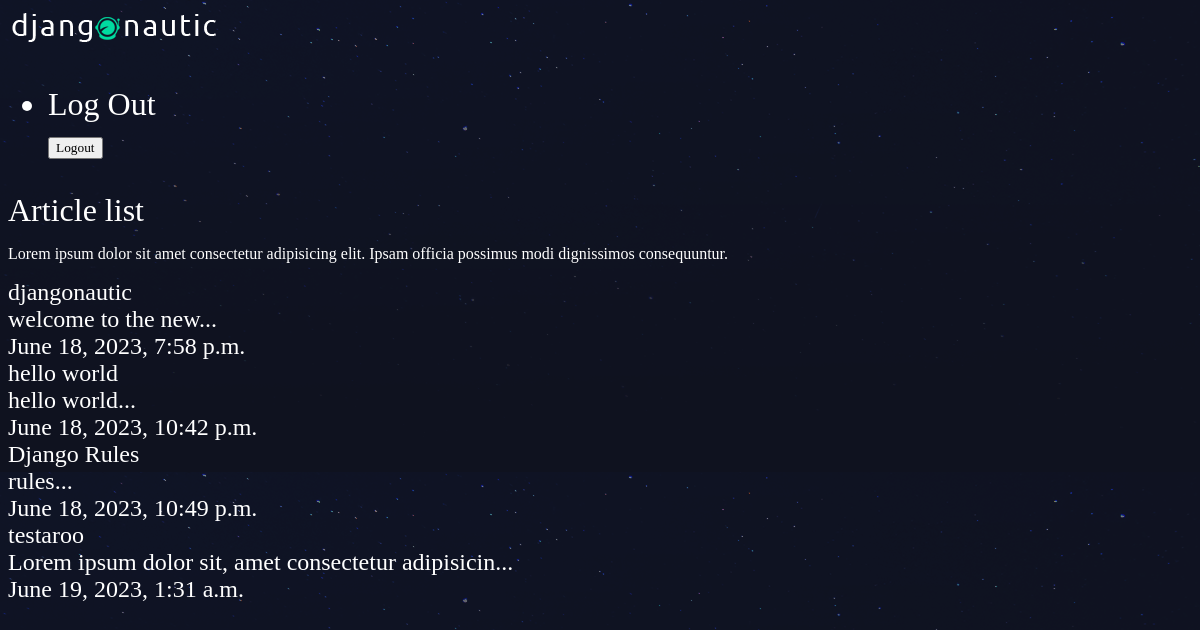
The page /articles/ on the database as committed earlier.
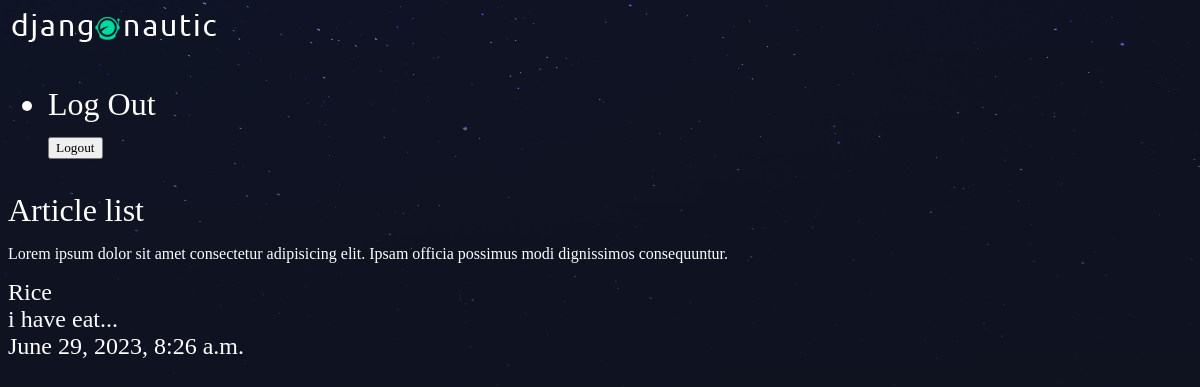
The same page on the database as committed later.
### articles/models.py (models this page shows, shortened)
class Article(models.Model):
    title = models.CharField(max_length=100)
    slug = models.SlugField()
    body = models.TextField()
    date = models.DateTimeField(auto_now_add=True)
    thumb = models.ImageField(default='default.png', blank=True)
    author = models.ForeignKey(User, on_delete=models.CASCADE, default=None)
    def snippet(self):
        return self.body[:50] + "..."

### articles/views.py (the view)
# urls.py: path('', views.article_list , name = "list"),
def article_list(request):
    articles = Article.objects.all().order_by('date')
    return render(request, 'articles/articles_list.html', {'articles': articles})

### articles/templates/articles/articles_list.html
{% extends 'base_layout.html' %}
{% block content %}
<body>
    <h1>Article list</h1>
    <p>Lorem ipsum dolor sit amet consectetur adipisicing elit. Ipsam officia possimus modi dignissimos consequuntur.
    </p>
    <div class="articles">
        {% for article in articles %}
        <div class="articles">
            <h2>
                <a href="{% url 'articles:detail'  slug=article.slug %}">{{ article.title }}</a>
            </h2>
            <h2>{{ article.snippet }}</h2>
            <h2>{{ article.date }}</h2>
        </div>
        {% endfor %}
    </div>
    {% endblock %}

### templates/base_layout.html (shortened to what this page needs)
{% load static %}
<!DOCTYPE html>
<html lang="en">
<head>
    <link rel="stylesheet" href="{% static 'styles.css' %}">
</head>
<body>
    <div class="wrapper">
        <h1><a href="{% url 'home' %}"> <img src="{% static 'logo.png' %}" alt=""> </a></h1>
        <h1>
            <nav>
                <ul>
                    <li>Log Out</li>
                    <form class="logout-link" action="{% url 'accounts:logout' %}" method="post">
                        <button type="submit">Logout</button>
                    </form>
                </ul>
            </nav>
        </h1>
        {% block content %}
        {% endblock %}
    </div>
</body>
</html>

### assets/styles.css (style rules this page uses)
body { background-color: #0f121f; background-image: url(/stars.png); background-repeat: repeat-y; color: #fff; }
body * { font-family: Ubuntu; }
h1, h2, h3, h4, h5 { font-weight: normal; margin: 0; }
a, a:hover, a:visited { color: #fff; text-decoration: none; }

Rows that differ between the two databases and show on the page:
removed Article: title "djangonautic", snippet "welcome to the new...", date "June 18, 2023, 7:58 p.m."
removed Article: title "hello world", snippet "hello world...", date "June 18, 2023, 10:42 p.m."
removed Article: title "Django Rules", snippet "rules...", date "June 18, 2023, 10:49 p.m."
removed Article: title "testaroo", snippet "Lorem ipsum dolor sit, amet consectetur adipisicin...", date "June 19, 2023, 1:31 a.m."
added Article: title "Rice", snippet "i have eat...", date "June 29, 2023, 8:26 a.m."
